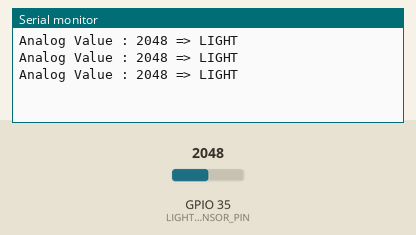
This sketch was run on a simulated ESP32. On the bench: the last lines printed to the serial monitor. The inputs (shaded band) are chosen by the test bench; at power-on: GPIO 35 (LIGHT_SENSOR_PIN) = 2048.

Above: at 1.3 s.
1.4 s: GPIO 35 (LIGHT_SENSOR_PIN) set to 1860
At 1.9 s:
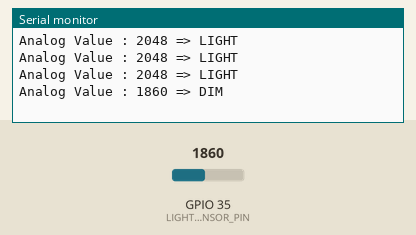
3.5 s: GPIO 35 (LIGHT_SENSOR_PIN) set to 1360
At 3.9 s:
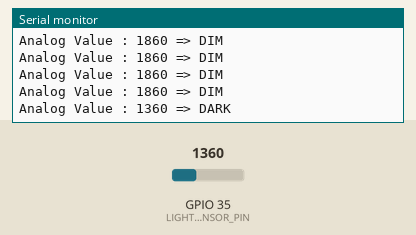
5.5 s: GPIO 35 (LIGHT_SENSOR_PIN) set to 3040
At 5.9 s:
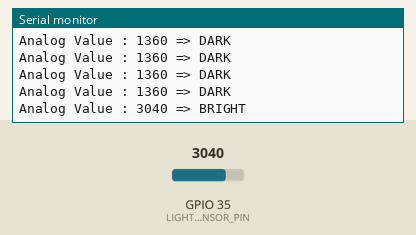
7.5 s: GPIO 35 (LIGHT_SENSOR_PIN) set to 3740
At 7.9 s:
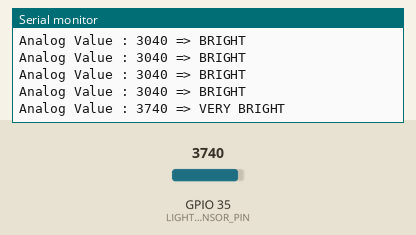

The sketch:

LDR.ino
```cpp
#define LIGHT_SENSOR_PIN 35 // ESP32 pin GIOP36 (ADC0)

void setup() {
  /* SERIAL PRINT */

  Serial.begin(9600);
}

void loop() {

  /* READS THE INPUT ON ANALOG PIN (VALUE BETWEEN 0 TO 4095) */

    int analogValue = analogRead(LIGHT_SENSOR_PIN);

    Serial.print("Analog Value : ");
    Serial.print(analogValue);   /* THE RAW ANALOG READING */

  /* WE'LL HAVE A FEW THRESHOLDS, QUALITATIVELY DETERMINED */

    if (analogValue < 1400) {
      Serial.println(" => DARK");
    } else if (analogValue < 1900) {
      Serial.println(" => DIM");
    } else if (analogValue < 3000) {
      Serial.println(" => LIGHT");
    } else if (analogValue < 3700) {
      Serial.println(" => BRIGHT");
    } else {
      Serial.println(" => VERY BRIGHT");
    }

    delay(500);
}
```

Measured:
- after the input at 1.4 s, the serial monitor: prints a new line after 0.10 s (image 1)
- after the input at 3.5 s, the serial monitor: prints a new line at once (image 2)
- after the input at 5.5 s, the serial monitor: prints a new line at once (image 3)
- after the input at 7.5 s, the serial monitor: prints a new line at once (image 4)
